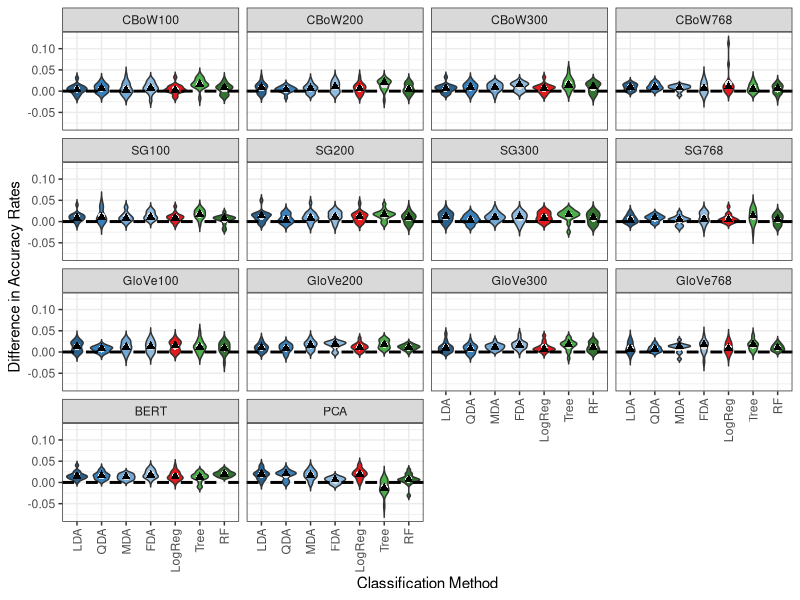
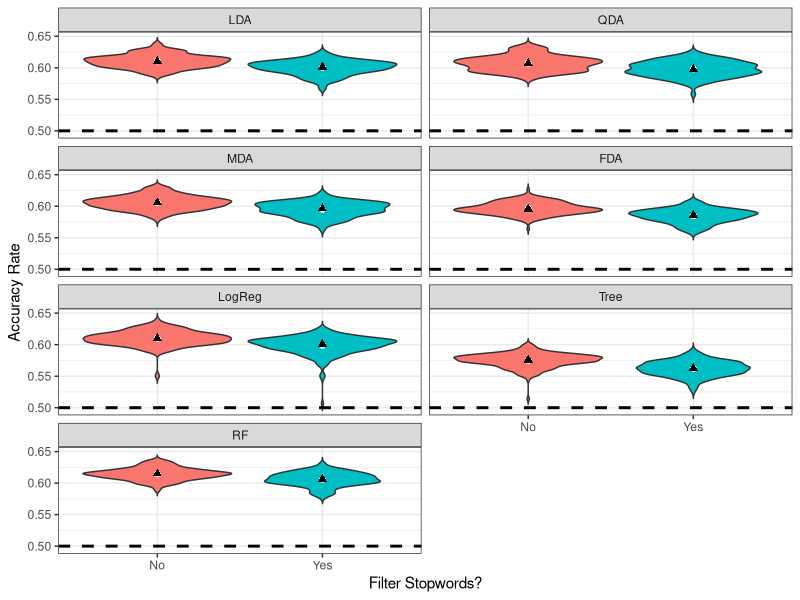
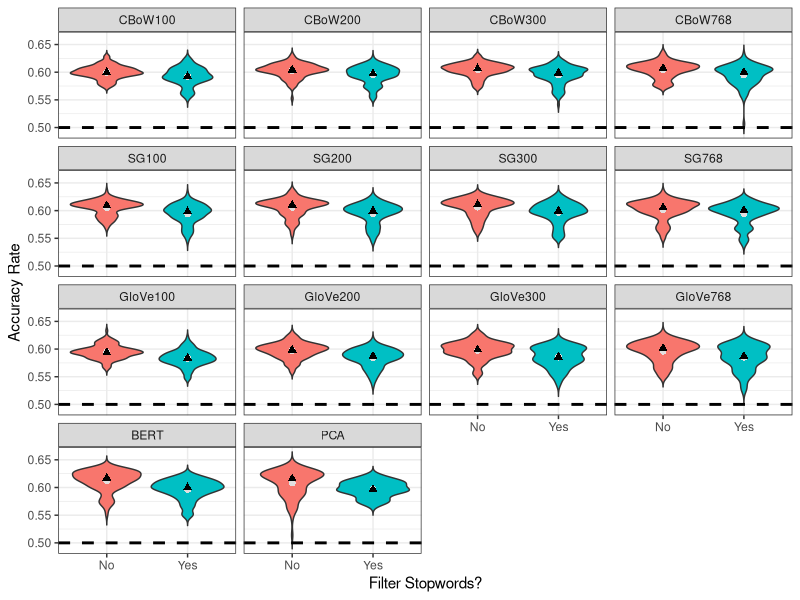
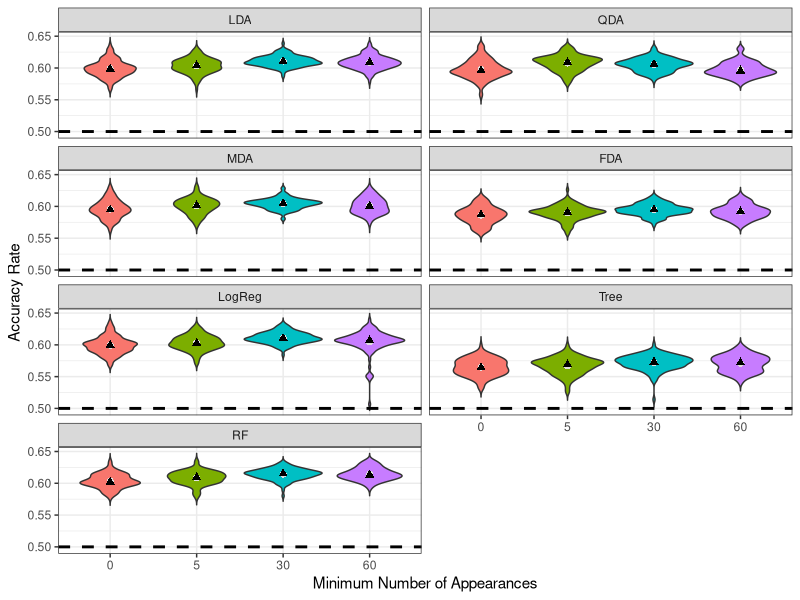
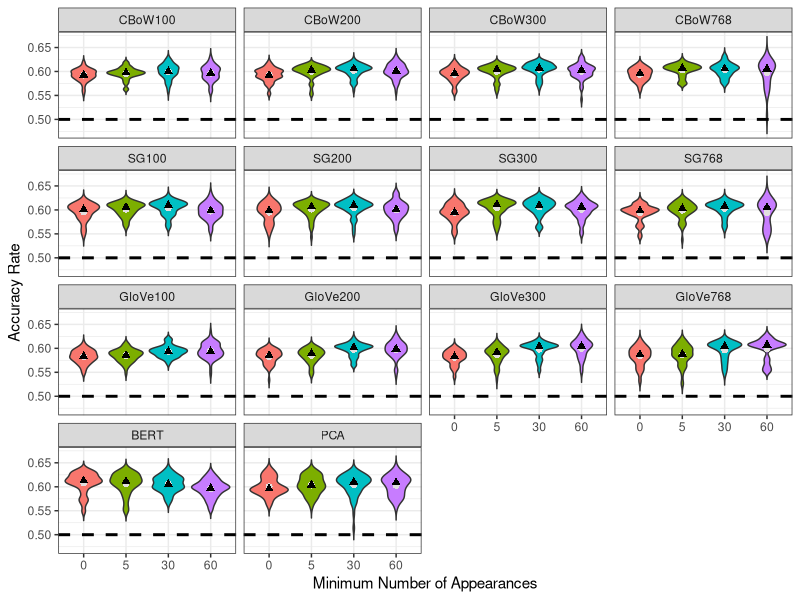
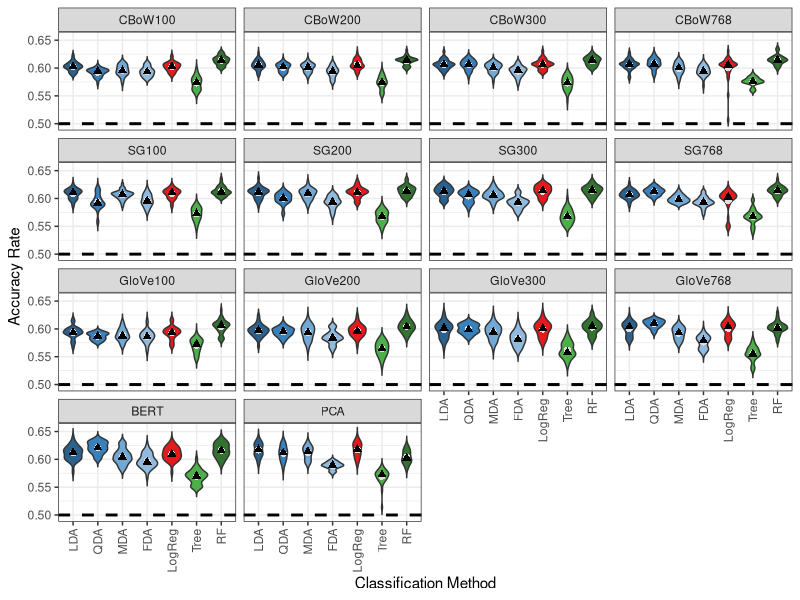
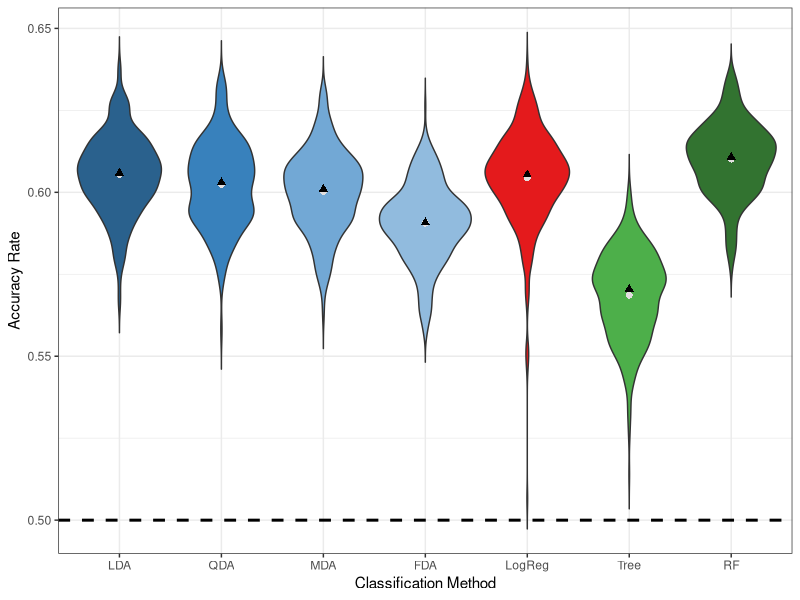
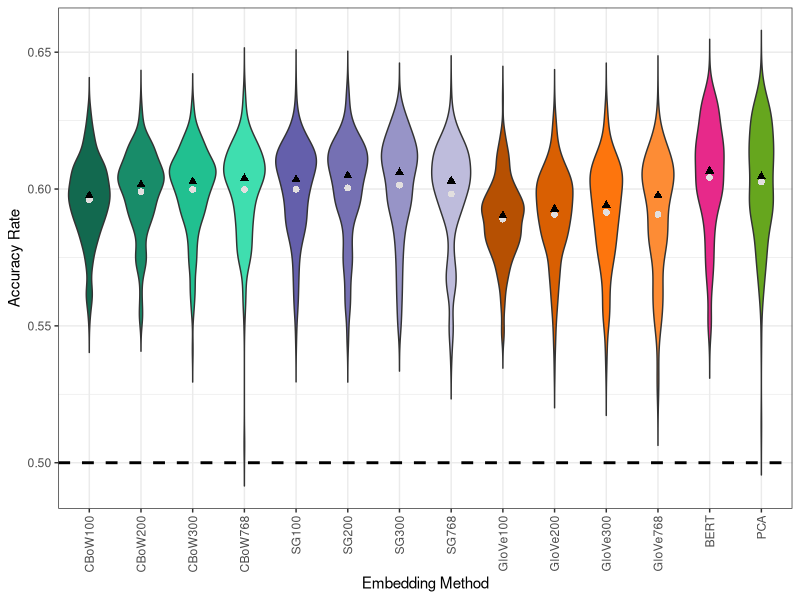

Reproduce these figures in R, in order.
## ---- chunk 1
#| echo: false
#| message: false
#| warning: false
#| cache: true
#| results: markup

library(tidyverse)

data.clean <- read_csv("data/DataCleaningR.csv")

data.filter <- data.clean %>%
  drop_na() %>%
  mutate(FilterMinAppear_F = factor(FilterMinAppear)) %>%
  rename(Sensitivity = Recall) %>%
  filter(EmbeddingMethod != "BagOfWords", EmbeddingMethod != "TF-IDF") %>%
  mutate(ClassificationMethod = str_replace_all(ClassificationMethod, pattern = "LogisticRegression", replacement = "LogReg")) %>%
  mutate(ClassificationMethod = factor(ClassificationMethod, levels = c("LDA","QDA","MDA","FDA","LogReg","Tree","RF")), EmbeddingMethod = factor(EmbeddingMethod, levels = c("CBoW100","CBoW200","CBoW300","CBoW768","SG100","SG200","SG300","SG768","GloVe100","GloVe200","GloVe300","GloVe768","BERT","PCA")))

colrs.emb <- c("#12694f","#188c69","#21c090","#3fdeaf", "#645fab","#7570b3","#9794c7","#bebcdc","#b65002","#d95f02","#fd750d","#fd8c35","#e7298a","#66a61e")
colrs.class <- c("#2a618d","#3881bc","#72a8d5","#91bbde","#e41a1c","#4daf4a","#327330")
shap.emb <- c(2, 6, 14, 17, 1, 10, 13, 16,3, 5, 0, 7, 12, 15)
shap.class <- c(15, 0, 7, 12, 1, 2, 6)
lt <- c(1,2,3,4,5,6,1,2,3,4,5,6,1,2)
ltc <- c(1,2,3,4,5,6,1)
## ---- chunk 2
#| echo: false
#| message: false
#| warning: false
#| tidy: true
#| cache: true
#| fig-height: 10
#| fig-width: 10

CES <- data.filter %>% group_by(ClassificationMethod,EmbeddingMethod,FilterStopwords) %>% 
  select(ClassificationMethod, EmbeddingMethod, FilterStopwords, Accuracy)
CES.no <- CES %>% subset(FilterStopwords == "No")
CES.yes <- CES %>% subset(FilterStopwords == "Yes")
CES.no$CES.acc.yes <- CES.yes$Accuracy
CES.new <- CES.no %>% summarize(CES.diff = Accuracy - CES.acc.yes)

CES.new %>% 
  ggplot(aes(x = ClassificationMethod, y = CES.diff, fill = ClassificationMethod)) +
  geom_violin(trim=FALSE, position = position_dodge(1))  +
  stat_summary(fun = mean, geom = "point", shape = 16, size = 2, color = '#E2DFDF') +
  stat_summary(fun = median, geom = "point", shape = 17, size = 2) +
  facet_wrap(~EmbeddingMethod,ncol = 4)+
  geom_hline(yintercept = 0, linetype = 'dashed', linewidth =1)+
  scale_fill_manual(values = colrs.class)+
  xlab("Classification Method") +
  ylab("Difference in Accuracy Rates")+
  theme_bw()+
  theme(axis.text.x = element_text(angle = 90, vjust = 0.5, hjust=1),legend.position = "none")
## ---- chunk 3
#| echo: false
#| message: false
#| warning: false
#| tidy: true
#| cache: true
#| fig-height: 10
#| fig-width: 5


data.filter %>% ggplot(aes(x = FilterStopwords, y = Accuracy, fill = FilterStopwords)) +
  geom_violin(trim=FALSE, position = position_dodge(1))  +
  stat_summary(fun = mean, geom = "point", shape = 16, size = 2, color = '#E2DFDF') +
  stat_summary(fun = median, geom = "point", shape = 17, size = 2) +
  facet_wrap(~ClassificationMethod,ncol=2)+
  geom_hline(yintercept = 0.5, linetype = 'dashed', size =1)+
  xlab("Filter Stopwords?") +
  ylab("Accuracy Rate")+
  theme_bw()+
  theme(legend.position = "none")
## ---- chunk 4
#| echo: false
#| message: false
#| warning: false
#| tidy: true
#| cache: true
#| fig-height: 10
#| fig-width: 10

data.filter %>% 
  ggplot(aes(x = FilterStopwords, y = Accuracy, fill = FilterStopwords)) +
  geom_violin(trim=FALSE, position = position_dodge(1))  +
  stat_summary(fun = mean, geom = "point", shape = 16, size = 2, color = '#E2DFDF') +
  stat_summary(fun = median, geom = "point", shape = 17, size = 2) +
  facet_wrap(~EmbeddingMethod,ncol = 4)+
  geom_hline(yintercept = 0.5, linetype = 'dashed', linewidth =1)+
  xlab("Filter Stopwords?") +
  ylab("Accuracy Rate")+
  theme_bw()+
  theme(legend.position = "none")

## ---- chunk 5
#| echo: false
#| message: false
#| warning: false
#| tidy: true
#| cache: true
#| fig-height: 10
#| fig-width: 5


data.filter %>% ggplot(aes(x = FilterMinAppear_F, y = Accuracy, fill = FilterMinAppear_F)) +
  geom_violin(trim=FALSE, position = position_dodge(1))  +
  stat_summary(fun = mean, geom = "point", shape = 16, size = 2, color = '#E2DFDF') +
  stat_summary(fun = median, geom = "point", shape = 17, size = 2) +
  facet_wrap(~ClassificationMethod,ncol = 2)+
  geom_hline(yintercept = 0.5, linetype = 'dashed', size =1)+
  xlab("Minimum Number of Appearances") +
  ylab("Accuracy Rate")+
  theme_bw()+
  theme(legend.position = "none")
## ---- chunk 6
#| echo: false
#| message: false
#| warning: false
#| tidy: true
#| cache: true
#| fig-height: 10
#| fig-width: 10


data.filter %>% 
  ggplot(aes(x = FilterMinAppear_F, y = Accuracy, fill = FilterMinAppear_F)) +
  geom_violin(trim=FALSE, position = position_dodge(1))  +
  stat_summary(fun = mean, geom = "point", shape = 16, size = 2, color = '#E2DFDF') +
  stat_summary(fun = median, geom = "point", shape = 17, size = 2) +
  facet_wrap(~EmbeddingMethod,ncol = 4)+
  geom_hline(yintercept = 0.5, linetype = 'dashed', size =1)+
  xlab("Minimum Number of Appearances") +
  ylab("Accuracy Rate")+
  theme_bw()+
  theme(legend.position = "none")
## ---- chunk 7
#| echo: false
#| message: false
#| warning: false
#| tidy: true
#| cache: true
#| fig-height: 10
#| fig-width: 10

data.filter %>% 
  ggplot(aes(x = ClassificationMethod, y = Accuracy, fill = ClassificationMethod)) +
  geom_violin(trim=FALSE, position = position_dodge(1))  +
  facet_wrap(~EmbeddingMethod, ncol=4)+
  geom_hline(yintercept = 0.5, linetype = 'dashed', size =1)+
  stat_summary(fun = mean, geom = "point", shape = 16, size = 2, color = '#E2DFDF') +
  stat_summary(fun = median, geom = "point", shape = 17, size = 2) +
  scale_fill_manual(values = colrs.class) +
  xlab("Classification Method") +
  ylab("Accuracy Rate")+
  theme_bw()+
  theme(axis.text.x = element_text(angle = 90, vjust = 0.5, hjust=1), legend.position = "none")
## ---- chunk 8
#| echo: false
#| message: false
#| warning: false
#| tidy: true
#| cache: true

data.filter %>% 
  ggplot(aes(x = ClassificationMethod, y = Accuracy, fill = ClassificationMethod)) +
   geom_violin(trim=FALSE) +
   stat_summary(fun = mean, geom = "point", shape = 16, size = 2, color = '#E2DFDF') +
  stat_summary(fun = median, geom = "point", shape = 17, size = 2) +
  geom_hline(yintercept = 0.5, linetype = 'dashed', size =1)+
  scale_fill_manual(values = colrs.class)+
  theme_bw()+
  theme(legend.position = "none") +
  xlab("Classification Method") +
  ylab("Accuracy Rate")
## ---- chunk 9
#| echo: false
#| message: false
#| warning: false
#| tidy: true
#| cache: true

data.filter %>% ggplot(aes(x = EmbeddingMethod, y = Accuracy, fill = EmbeddingMethod)) +
   geom_violin(trim=FALSE) +
   stat_summary(fun = mean, geom = "point", shape = 16, size = 2, color = '#E2DFDF') +
  stat_summary(fun = median, geom = "point", shape = 17, size = 2) +
  geom_hline(yintercept = 0.5, linetype = 'dashed', size =1)+
  scale_fill_manual(values = colrs.emb)+
  theme_bw()+
  theme(axis.text.x = element_text(angle = 90, vjust = 0.5, hjust=1), legend.position = "none")+
  xlab("Embedding Method") +
  ylab("Accuracy Rate")
## ---- chunk 10
#| echo: false
#| message: false
#| warning: false
#| tidy: true
#| cache: true

data.filter %>% ggplot(aes(x = FilterStopwords, y = Accuracy, fill = FilterStopwords)) +
  geom_violin(trim=FALSE) +
   stat_summary(fun = mean, geom = "point", shape = 16, size = 2, color = '#E2DFDF') +
  stat_summary(fun = median, geom = "point", shape = 17, size = 2) +
  geom_hline(yintercept = 0.5, linetype = 'dashed', size =1)+
  theme_bw()+
  theme(legend.position = "none")+
  xlab("Filtering Stop Words?") +
  ylab("Accuracy Rate")
## ---- chunk 11
#| echo: false
#| message: false
#| warning: false
#| tidy: true
#| cache: true

data.filter %>% ggplot(aes(x = FilterMinAppear_F, y = Accuracy, fill = FilterMinAppear_F)) +
  geom_violin(trim=FALSE) +
  stat_summary(fun = mean, geom = "point", shape = 16, size = 2, color = '#E2DFDF') +
  stat_summary(fun = median, geom = "point", shape = 17, size = 2) +
  geom_hline(yintercept = 0.5, linetype = 'dashed', size =1)+
  theme_bw()+
  theme(legend.position = "none")+
  xlab("Minimum Number of Appearances") +
  ylab("Accuracy Rate")
## ---- chunk 12
#| echo: false
#| message: false
#| warning: false
#| tidy: true
#| cache: true

data.filter %>% ggplot(aes(x = FilterNumbers, y = Accuracy, fill = FilterNumbers)) +
  geom_violin(trim=FALSE) +
  stat_summary(fun = mean, geom = "point", shape = 16, size = 2, color = '#E2DFDF') +
  stat_summary(fun = median, geom = "point", shape = 17, size = 2) +
  geom_hline(yintercept = 0.5, linetype = 'dashed', size =1)+
  xlab("Filter Numbers?") +
  ylab("Accuracy Rate")+
  theme_bw()+
  theme(legend.position = "none")
## ---- chunk 13
#| echo: false
#| message: false
#| warning: false
#| tidy: true
#| cache: true
#| fig-height: 10
#| fig-width: 10

CEF.prec <- data.filter %>% group_by(ClassificationMethod,EmbeddingMethod,FilterMinAppear_F) %>% 
  summarize(CEF.means = mean(Precision))

CEF.prec$ClassificationMethod <- gsub("LogReg", "G", CEF.prec$ClassificationMethod)
CEF.prec$ClassificationMethod <- gsub("LDA", "L", CEF.prec$ClassificationMethod)
CEF.prec$ClassificationMethod <- gsub("QDA", "Q", CEF.prec$ClassificationMethod)
CEF.prec$ClassificationMethod <- gsub("MDA", "M", CEF.prec$ClassificationMethod)
CEF.prec$ClassificationMethod <- gsub("FDA", "F", CEF.prec$ClassificationMethod)
CEF.prec$ClassificationMethod <- gsub("Tree", "T", CEF.prec$ClassificationMethod)
CEF.prec$ClassificationMethod <- gsub("RF", "R", CEF.prec$ClassificationMethod)
CEF.prec$ClassificationMethod <- factor(CEF.prec$ClassificationMethod, levels = c("L","Q","M","F","G","T","R"))

CEF.prec %>% ggplot() + aes(x = EmbeddingMethod, y=CEF.means, color = ClassificationMethod) + 
  geom_text(aes(label = ClassificationMethod)) +
  facet_wrap(~FilterMinAppear_F, ncol = 2)+
  geom_hline(yintercept = 0.5, linetype = 'dashed', size =1)+
  scale_color_manual(values = colrs.class)+
  xlab("Embedding Method") +
  ylab("Precision Rate")+
  theme_bw()+
  theme(axis.text.x = element_text(angle = 90, vjust = 0.5, hjust=1), legend.position = "none")
## ---- chunk 14
#| echo: false
#| message: false
#| warning: false
#| tidy: true
#| cache: true
#| fig-height: 10
#| fig-width: 10

CES.prec <- data.filter %>% group_by(ClassificationMethod,EmbeddingMethod,FilterStopwords) %>% 
  select(ClassificationMethod, EmbeddingMethod, FilterStopwords, Precision)
CES.prec.no <- CES.prec %>% subset(FilterStopwords == "No")
CES.prec.yes <- CES.prec %>% subset(FilterStopwords == "Yes")
CES.prec.no$CES.prec.yes <- CES.prec.yes$Precision
CES.prec.new <- CES.prec.no %>% summarize(CES.diff = Precision - CES.prec.yes)

CES.prec.new %>% 
  ggplot(aes(x = ClassificationMethod, y = CES.diff, fill = ClassificationMethod)) +
  geom_violin(trim=FALSE, position = position_dodge(1))  +
  stat_summary(fun = mean, geom = "point", shape = 16, size = 2, color = '#E2DFDF') +
  stat_summary(fun = median, geom = "point", shape = 17, size = 2) +
  facet_wrap(~EmbeddingMethod,ncol = 4)+
  geom_hline(yintercept = 0, linetype = 'dashed', linewidth =1)+
  scale_fill_manual(values = colrs.class)+
  xlab("Classification Method") +
  ylab("Precision Rate")+
  theme_bw()+
  theme(axis.text.x = element_text(angle = 90, vjust = 0.5, hjust=1),legend.position = "none")
